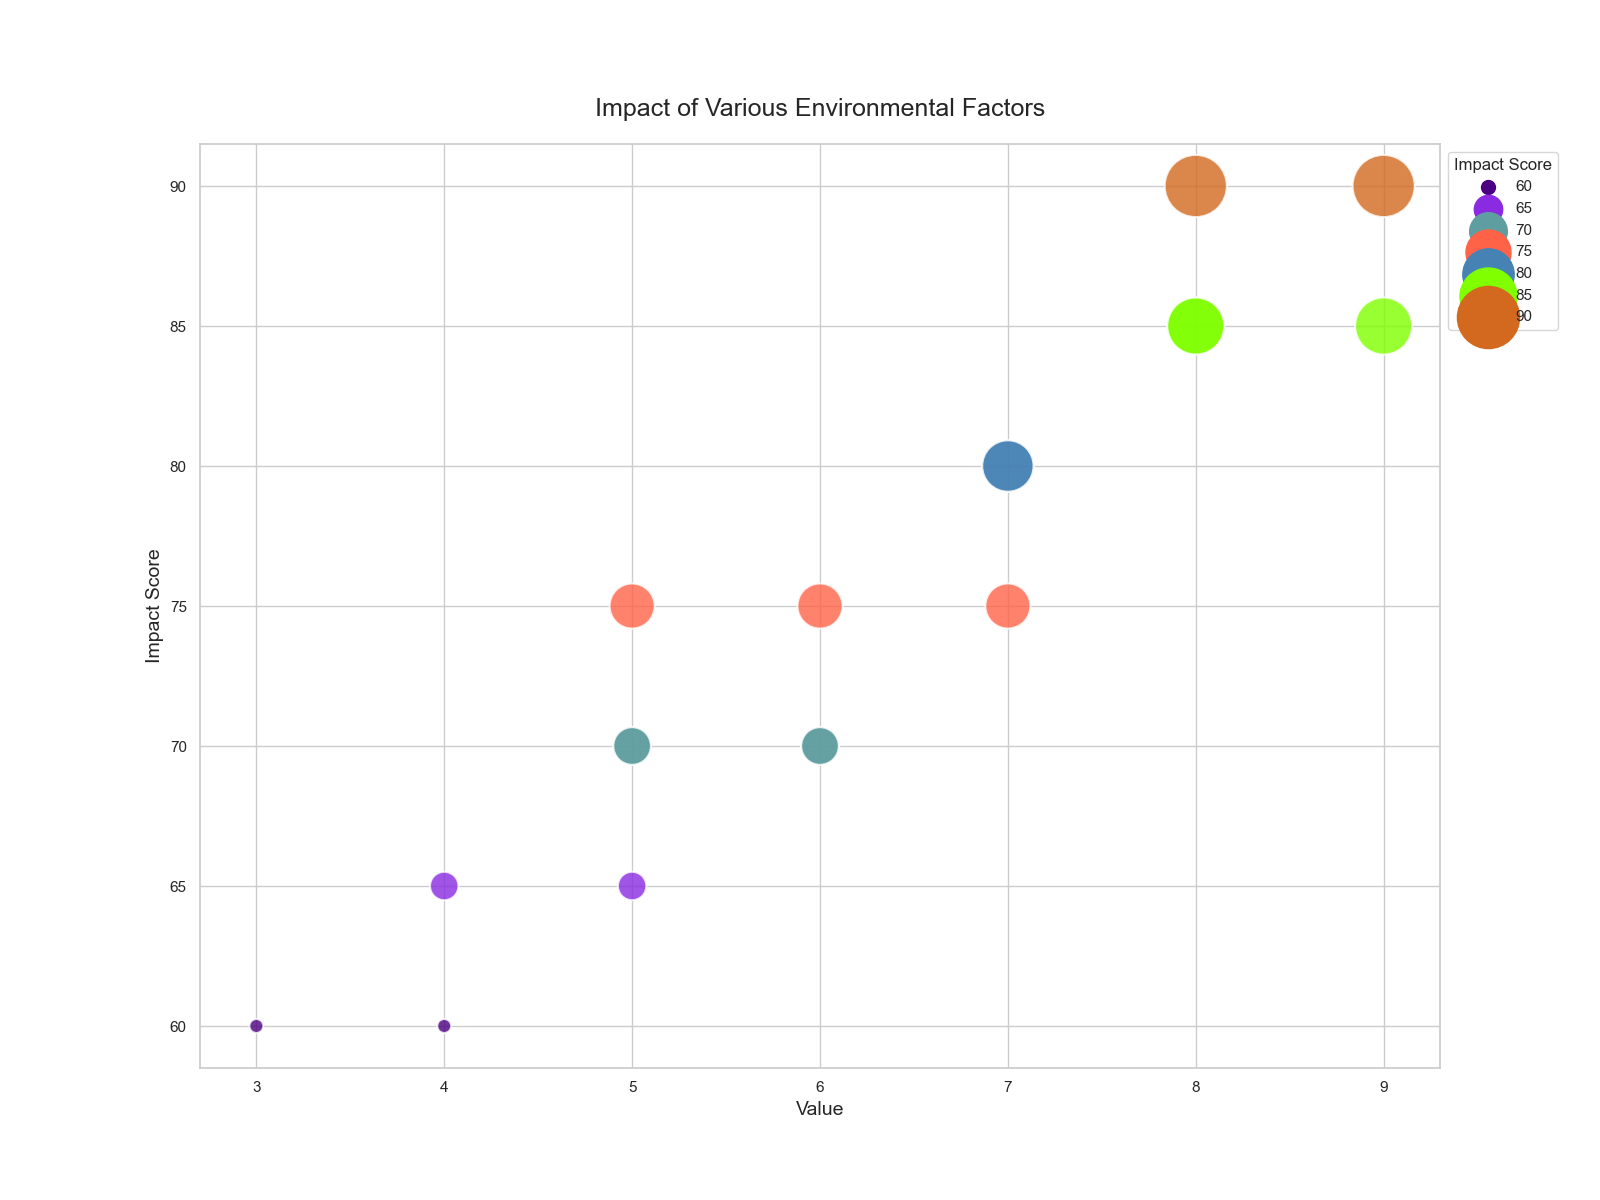

Source code (Python):

import pandas as pd
import seaborn as sns
import matplotlib.pyplot as plt

data = {
    'Topic': ['Climate Change', 'Climate Change', 'Renewable Energy', 'Renewable Energy', 'Water Conservation', 'Water Conservation', 
              'Air Quality', 'Air Quality', 'Biodiversity', 'Biodiversity', 'Waste Management', 'Waste Management', 'Ocean Health', 
              'Ocean Health', 'Land Use', 'Land Use', 'Energy Efficiency', 'Energy Efficiency'],
    'Category': ['Greenhouse Gas Emissions', 'Deforestation Rate', 'Solar Power Adoption', 'Wind Power Adoption', 'Freshwater Availability', 'Water Pollution Levels', 
                 'Urban Air Pollution', 'Rural Air Quality', 'Species Extinction Rate', 'Protected Areas Coverage', 'Recycling Rate', 'Plastic Waste Reduction', 
                 'Coral Reef Health', 'Overfishing Levels', 'Urban Sprawl', 'Sustainable Agriculture', 'Building Energy Efficiency', 'Industrial Energy Efficiency'],
    'Value': [7, 5, 8, 6, 9, 7, 6, 4, 8, 7, 3, 6, 5, 4, 5, 8, 9, 5],
    'Impact Score': [80, 70, 90, 75, 85, 80, 70, 65, 85, 75, 60, 70, 65, 60, 75, 85, 90, 70]
}

df = pd.DataFrame(data)

plt.figure(figsize=(16, 12))
bubble_chart = sns.scatterplot(
    data=df,
    x="Value",
    y="Impact Score",
    size="Impact Score",
    sizes=(100, 2000),
    hue="Impact Score",
    palette=["#4B0082", "#8A2BE2", "#5F9EA0", "#FF6347", "#4682B4", "#7FFF00", "#D2691E", "#FF4500", "#2E8B57", "#1E90FF", "#FFD700", "#DA70D6", "#32CD32", "#BA55D3", "#FF69B4", "#8B0000", "#00FF00", "#8B4513"],
    alpha=0.8,
    legend='full'
)

bubble_chart.set_title("Impact of Various Environmental Factors", fontsize=18, pad=20)
bubble_chart.set_xlabel("Value", fontsize=14)
bubble_chart.set_ylabel("Impact Score", fontsize=14)
bubble_chart.legend(loc='upper left', bbox_to_anchor=(1, 1), title="Impact Score")

plt.show()
